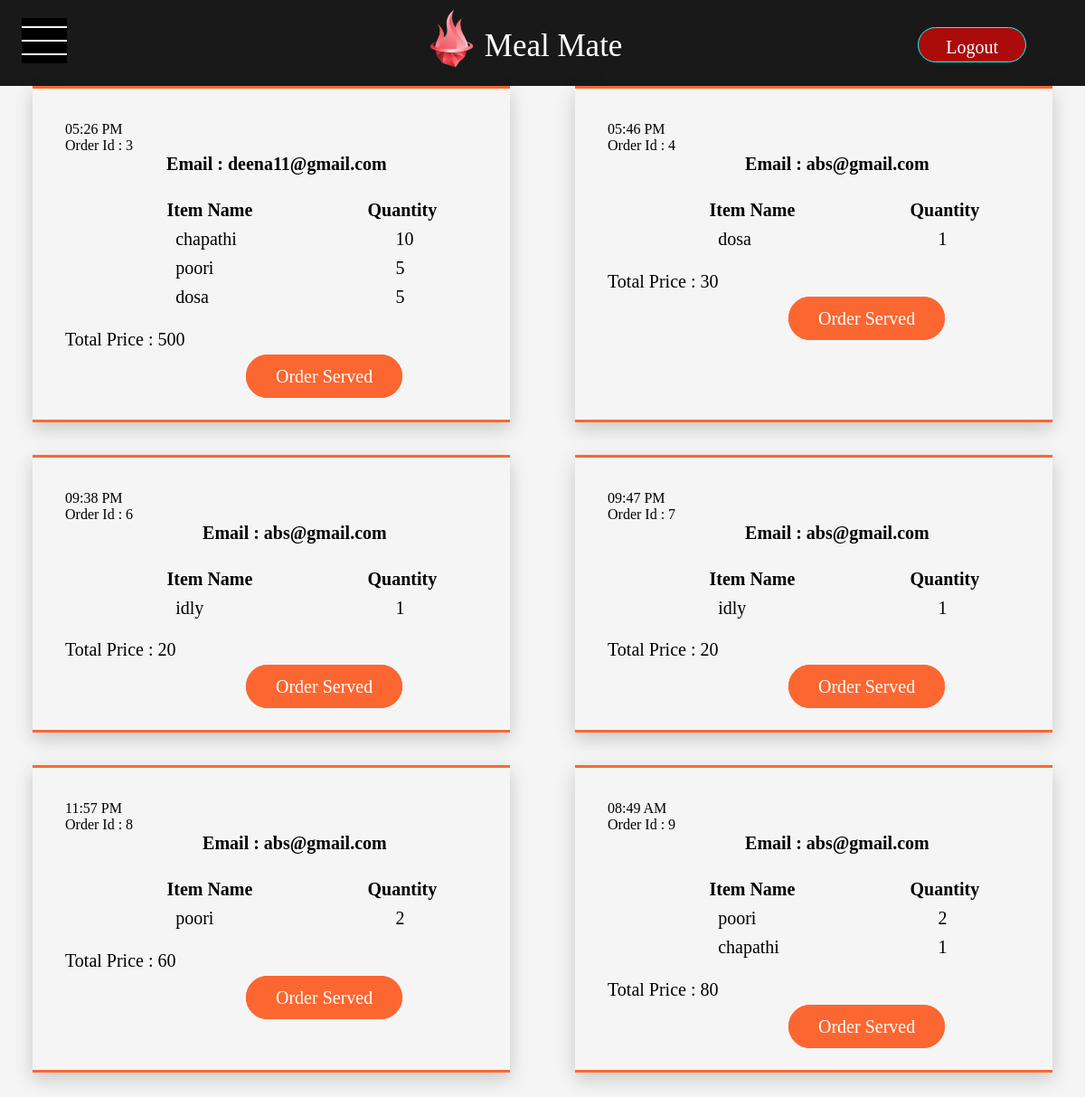
The page /viewOrders (signed in) on the database as committed earlier.
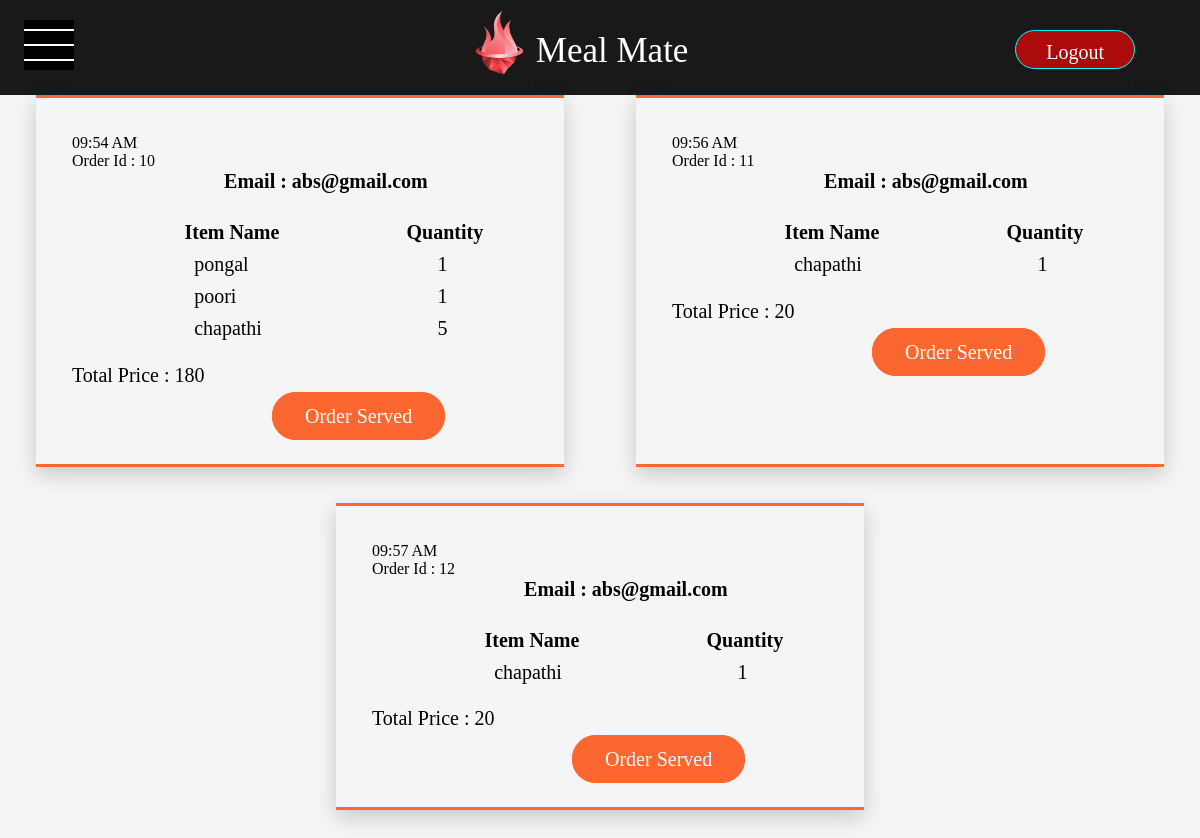
The same page on the database as committed later.
### app.py (models this page shows, shortened)
class orders(db.Model):
    __tablename__ = "orders"
    id = db.Column(db.Integer,primary_key = True)
    email = db.Column(db.Text)
    order = db.Column(db.Text)
    total_price = db.Column(db.Integer)
    time = db.Column(db.Text)

### app.py (the view)
@app.route('/viewOrders')
@login_required
def viewOrders():
    if current_user.is_authenticated and current_user.role == 'employee':
        list_of_orders = []
        all_orders = orders.query.all()
        for order_ in all_orders:
            id = order_.id
            email = order_.email
            items = json.loads(order_.order)
            price = order_.total_price
            time = order_.time
            list_of_orders.append([id,email,items,price,time])
        return render_template('viewOrders.html',list_of_orders = list_of_orders)
    else:
        return render_template('emp_only.html')

### app.py (called while the page is built)
@login_manager.user_loader
def load_user(id):
    return signup.query.get(id)

### templates/viewOrders.html (shortened to what this page needs)
{% extends 'base.html' %}  {% block content %} {% for order in list_of_orders %}
<body class="viewOrdersBody">
    <div class="viewOrders">
      <p>{{ order[4] }}</p>
      <p>Order Id : {{ order[0] }}</p>
      <p class="title">Email : {{ order[1] }}</p>
      <table class="table">
        <tr class="heading">
          <th class="one">Item Name</th>
          <th class="two">Quantity</th>
        </tr>
        {% for item in order[2] %}
        <tr class="order">
          <td class="one">{{ item[0] }}</td>
          <td class="two">{{ item[1] }}</td>
        </tr>
        {% endfor %}
      </table>
      <br />
      <p class="price">Total Price : <span>{{ order[3] }}</span></p>
      <br />
      <a href="/deleteOrder/{{order[0]}}" class="delete_order">Order Served</a>
    </div>
</body>
{% endfor %} {% endblock %}

### templates/base.html (shortened to what this page needs)
<!DOCTYPE html>
<html lang="en">
  <head>
    <link rel="stylesheet" href="static/main.css" />
  </head>
  <body>
    <nav class="navigation">
      <ul class="nav">
        <li class="menu_icon">
          <a href="" onclick="showSideBar(event)" class="show_button"
            ><img src="static\menu_icon.svg" alt="" class="show_button"
          /></a>
        </li>
        <li class="nav_img">
          <img src="static/logo.png" alt="" />
          <p>Meal Mate</p>
        </li>
        <li class="logOut">
          <a href="/logout">
            <p>Logout</p></a
          >
        </li>
      </ul>
    </nav>
    {% block content %} {% endblock %}
  </body>
</html>

### static/main.css (style rules this page uses)
* { margin: 0px; padding: 0px; }
.navigation { width: 100%; height: 95px; background-color: rgba(0, 0, 0, 0.899); opacity: 1; transition: opacity 0.3s ease-in-out; }
.nav { display: flex; list-style: none; align-items: center; vertical-align: middle; justify-content: space-between; }
.menu_icon { padding-left: 2%; margin-bottom: 25px; }
.show_button { margin-bottom: 10%; max-height: 10px; max-width: 10px; }
.nav_img { height: 100px; width: 33%; padding-left: 33%; padding-right: 25%; margin-bottom: 18px; }
.nav_img img { min-width: 30px; min-height: 40px; max-width: 130px; max-height: 70px; display: inline; padding-top: 5px; }
.nav_img p { display: inline; font-size: 35px; vertical-align: 16px; color: white; }
.nav a img { min-width: 50px; min-height: 50px; padding-right: 0px; }
.logOut { margin-right: 65px; margin-bottom: 15px; }
.logOut a { clear: both; float: left; border: 1px solid aqua; border-radius: 30px; padding: 10px; margin-top: 30px; margin-bottom: 40px; padding-left: 30px; padding-right: 30px; background-color: rgba(198, 9, 9, 0.845); color: white; font-weight: 500; margin-left: 5px; font-size: 20px; text-decoration: none; height: 17px; }
.viewOrdersBody { background-color: whitesmoke; display: flex; flex-wrap: wrap; justify-content: space-around; }
.viewOrders { margin-top: 0%; margin-right: 0%; margin-bottom: 3%; margin-left: 0%; width: 38%; max-width: 600px; padding: 3% 3%; box-shadow: 0 7px 20px 0 rgba(0, 0, 0, 0.19); border-top: 3px solid rgb(252, 103, 49); border-bottom: 3px solid rgb(252, 103, 49); border-left: none; border-right: none; color: black !important; }
.title { color: black; font-weight: 600; margin-bottom: 1%; margin-right: 5%; padding: 0 17%; font-size: 20px; display: block; height: 20px; float: right; }
.table { display: block; margin-top: 10%; margin-left: 1%; width: 100%; font-size: 20px; }
.heading { width: 100%; height: 30px; }
.heading .one { width: 80%; padding-left: 5%; padding-right: 5%; }
.heading .two { width: 80%; padding-left: 5%; padding-right: 3%; }
.order { width: 100%; height: 30px; }
.order .one { width: 80%; padding-left: 30%; padding-right: 5%; }
.order .two { width: 80%; padding-left: 13%; padding-right: 5%; }
.price { font-size: 20px; }
.price span { color: black; }
.delete_order { clear: both; border: 1px solid aqua; border-radius: 30px; padding: 10px; padding-left: 30px; padding-right: 30px; border: 3px solid rgb(252, 103, 49); color: white; background-color: rgb(252, 103, 49); font-weight: 500; margin-left: 200px; font-size: 20px; text-decoration: none; transition: 5ms all ease-in-out; }

Rows that differ between the two databases and show on the page:
removed orders: time "05:26 PM", id "3", email "deena11@gmail.com", item "chapathi" "poori" "dosa", item "10" "5" "5", total_price "500"
removed orders: time "05:46 PM", id "4", email "abs@gmail.com", item "dosa", item "1", total_price "30"
removed orders: time "09:38 PM", id "6", email "abs@gmail.com", item "idly", item "1", total_price "20"
removed orders: time "09:47 PM", id "7", email "abs@gmail.com", item "idly", item "1", total_price "20"
removed orders: time "11:57 PM", id "8", email "abs@gmail.com", item "poori", item "2", total_price "60"
removed orders: time "08:49 AM", id "9", email "abs@gmail.com", item "poori" "chapathi", item "2" "1", total_price "80"
added orders: time "09:54 AM", id "10", email "abs@gmail.com", item "pongal" "poori" "chapathi", item "1" "1" "5", total_price "180"
added orders: time "09:56 AM", id "11", email "abs@gmail.com", item "chapathi", item "1", total_price "20"
added orders: time "09:57 AM", id "12", email "abs@gmail.com", item "chapathi", item "1", total_price "20"
